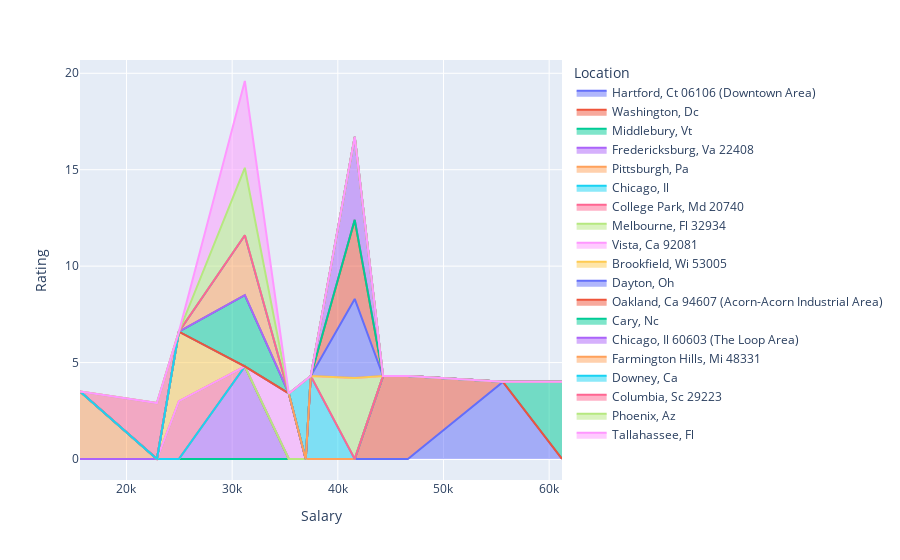

Notebook source saved alongside this figure:
### Code cell
#df = px.data.gapminder()
fig = px.area(data, x="Salary", y="Rating", color="Location", line_group="Location")
fig.show()

### Figure 1 — Plotly figure (JSON) as saved in the notebook; plotly's stock layout.template omitted (floating-point values rounded to 4 significant figures)
{"data": [{"hovertemplate": "Location=Hartford, Ct 06106 (Downtown Area)<br>Salary=%{x}<br>Rating=%{y}<extra></extra>", "legendgroup": "Hartford, Ct 06106 (Downtown Area)", "line": {"color": "#636efa"}, "mode": "lines", "name": "Hartford, Ct 06106 (Downtown Area)", "orientation": "v", "showlegend": true, "stackgroup": "1", "type": "scatter", "x": [55625, 55625], "xaxis": "x", "y": [4, 4], "yaxis": "y"}, {"hovertemplate": "Location=Washington, Dc<br>Salary=%{x}<br>Rating=%{y}<extra></extra>", "legendgroup": "Washington, Dc", "line": {"color": "#EF553B"}, "mode": "lines", "name": "Washington, Dc", "orientation": "v", "showlegend": true, "stackgroup": "1", "type": "scatter", "x": [44279, 46630.0, 46630.0], "xaxis": "x", "y": [4.3, 4.3, 4.3], "yaxis": "y"}, {"hovertemplate": "Location=Middlebury, Vt<br>Salary=%{x}<br>Rating=%{y}<extra></extra>", "legendgroup": "Middlebury, Vt", "line": {"color": "#00cc96"}, "mode": "lines", "name": "Middlebury, Vt", "orientation": "v", "showlegend": true, "stackgroup": "1", "type": "scatter", "x": [61216, 61216], "xaxis": "x", "y": [4, 4], "yaxis": "y"}, {"hovertemplate": "Location=Fredericksburg, Va 22408<br>Salary=%{x}<br>Rating=%{y}<extra></extra>", "legendgroup": "Fredericksburg, Va 22408", "line": {"color": "#ab63fa"}, "mode": "lines", "name": "Fredericksburg, Va 22408", "orientation": "v", "showlegend": true, "stackgroup": "1", "type": "scatter", "x": [31200], "xaxis": "x", "y": [4.8], "yaxis": "y"}, {"hovertemplate": "Location=Pittsburgh, Pa<br>Salary=%{x}<br>Rating=%{y}<extra></extra>", "legendgroup": "Pittsburgh, Pa", "line": {"color": "#FFA15A"}, "mode": "lines", "name": "Pittsburgh, Pa", "orientation": "v", "showlegend": true, "stackgroup": "1", "type": "scatter", "x": [15600, 15600], "xaxis": "x", "y": [3.5, 3.5], "yaxis": "y"}, {"hovertemplate": "Location=Chicago, Il<br>Salary=%{x}<br>Rating=%{y}<extra></extra>", "legendgroup": "Chicago, Il", "line": {"color": "#19d3f3"}, "mode": "lines", "name": "Chicago, Il", "orientation": "v", "showlegend": true, "stackgroup": "1", "type": "scatter", "x": [37440, 37440], "xaxis": "x", "y": [4.3, 4.3], "yaxis": "y"}, {"hovertemplate": "Location=College Park, Md 20740<br>Salary=%{x}<br>Rating=%{y}<extra></extra>", "legendgroup": "College Park, Md 20740", "line": {"color": "#FF6692"}, "mode": "lines", "name": "College Park, Md 20740", "orientation": "v", "showlegend": true, "stackgroup": "1", "type": "scatter", "x": [24960, 24960], "xaxis": "x", "y": [3, 3], "yaxis": "y"}, {"hovertemplate": "Location=Melbourne, Fl 32934<br>Salary=%{x}<br>Rating=%{y}<extra></extra>", "legendgroup": "Melbourne, Fl 32934", "line": {"color": "#B6E880"}, "mode": "lines", "name": "Melbourne, Fl 32934", "orientation": "v", "showlegend": true, "stackgroup": "1", "type": "scatter", "x": [41600, 41600], "xaxis": "x", "y": [4.2, 4.2], "yaxis": "y"}, {"hovertemplate": "Location=Vista, Ca 92081<br>Salary=%{x}<br>Rating=%{y}<extra></extra>", "legendgroup": "Vista, Ca 92081", "line": {"color": "#FF97FF"}, "mode": "lines", "name": "Vista, Ca 92081", "orientation": "v", "showlegend": true, "stackgroup": "1", "type": "scatter", "x": [35360], "xaxis": "x", "y": [3.4], "yaxis": "y"}, {"hovertemplate": "Location=Brookfield, Wi 53005<br>Salary=%{x}<br>Rating=%{y}<extra></extra>", "legendgroup": "Brookfield, Wi 53005", "line": {"color": "#FECB52"}, "mode": "lines", "name": "Brookfield, Wi 53005", "orientation": "v", "showlegend": true, "stackgroup": "1", "type": "scatter", "x": [24960], "xaxis": "x", "y": [3.6], "yaxis": "y"}, {"hovertemplate": "Location=Dayton, Oh<br>Salary=%{x}<br>Rating=%{y}<extra></extra>", "legendgroup": "Dayton, Oh", "line": {"color": "#636efa"}, "mode": "lines", "name": "Dayton, Oh", "orientation": "v", "showlegend": true, "stackgroup": "1", "type": "scatter", "x": [41600], "xaxis": "x", "y": [4.1], "yaxis": "y"}, {"hovertemplate": "Location=Oakland, Ca 94607 (Acorn-Acorn Industrial Area)<br>Salary=%{x}<br>Rating=%{y}<extra></extra>", "legendgroup": "Oakland, Ca 94607 (Acorn-Acorn Industrial Area)", "line": {"color": "#EF553B"}, "mode": "lines", "name": "Oakland, Ca 94607 (Acorn-Acorn Industrial Area)", "orientation": "v", "showlegend": true, "stackgroup": "1", "type": "scatter", "x": [41600, 41600, 41600, 41600], "xaxis": "x", "y": [4.1, 4.1, 4.1, 4.1], "yaxis": "y"}, {"hovertemplate": "Location=Cary, Nc<br>Salary=%{x}<br>Rating=%{y}<extra></extra>", "legendgroup": "Cary, Nc", "line": {"color": "#00cc96"}, "mode": "lines", "name": "Cary, Nc", "orientation": "v", "showlegend": true, "stackgroup": "1", "type": "scatter", "x": [31200], "xaxis": "x", "y": [3.7], "yaxis": "y"}, {"hovertemplate": "Location=Chicago, Il 60603 (The Loop Area)<br>Salary=%{x}<br>Rating=%{y}<extra></extra>", "legendgroup": "Chicago, Il 60603 (The Loop Area)", "line": {"color": "#ab63fa"}, "mode": "lines", "name": "Chicago, Il 60603 (The Loop Area)", "orientation": "v", "showlegend": true, "stackgroup": "1", "type": "scatter", "x": [41600], "xaxis": "x", "y": [4.3], "yaxis": "y"}, {"hovertemplate": "Location=Farmington Hills, Mi 48331<br>Salary=%{x}<br>Rating=%{y}<extra></extra>", "legendgroup": "Farmington Hills, Mi 48331", "line": {"color": "#FFA15A"}, "mode": "lines", "name": "Farmington Hills, Mi 48331", "orientation": "v", "showlegend": true, "stackgroup": "1", "type": "scatter", "x": [31200, 31200], "xaxis": "x", "y": [3.1, 3.1], "yaxis": "y"}, {"hovertemplate": "Location=Downey, Ca<br>Salary=%{x}<br>Rating=%{y}<extra></extra>", "legendgroup": "Downey, Ca", "line": {"color": "#19d3f3"}, "mode": "lines", "name": "Downey, Ca", "orientation": "v", "showlegend": true, "stackgroup": "1", "type": "scatter", "x": [36960.0], "xaxis": "x", "y": [4.1], "yaxis": "y"}, {"hovertemplate": "Location=Columbia, Sc 29223<br>Salary=%{x}<br>Rating=%{y}<extra></extra>", "legendgroup": "Columbia, Sc 29223", "line": {"color": "#FF6692"}, "mode": "lines", "name": "Columbia, Sc 29223", "orientation": "v", "showlegend": true, "stackgroup": "1", "type": "scatter", "x": [22880], "xaxis": "x", "y": [2.9], "yaxis": "y"}, {"hovertemplate": "Location=Phoenix, Az<br>Salary=%{x}<br>Rating=%{y}<extra></extra>", "legendgroup": "Phoenix, Az", "line": {"color": "#B6E880"}, "mode": "lines", "name": "Phoenix, Az", "orientation": "v", "showlegend": true, "stackgroup": "1", "type": "scatter", "x": [31200], "xaxis": "x", "y": [3.5], "yaxis": "y"}, {"hovertemplate": "Location=Tallahassee, Fl<br>Salary=%{x}<br>Rating=%{y}<extra></extra>", "legendgroup": "Tallahassee, Fl", "line": {"color": "#FF97FF"}, "mode": "lines", "name": "Tallahassee, Fl", "orientation": "v", "showlegend": true, "stackgroup": "1", "type": "scatter", "x": [31200], "xaxis": "x", "y": [4.5], "yaxis": "y"}], "layout": {"legend": {"title": {"text": "Location"}, "tracegroupgap": 0}, "margin": {"t": 60}, "xaxis": {"anchor": "y", "domain": [0, 1], "title": {"text": "Salary"}}, "yaxis": {"anchor": "x", "domain": [0, 1], "title": {"text": "Rating"}}}}
